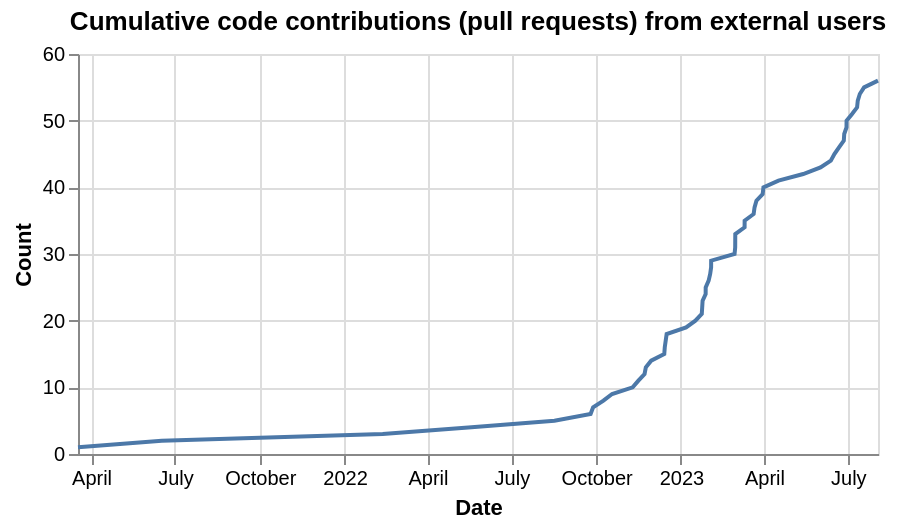

Write the Vega-Lite specification saved for this chart.
### Vega-Lite specification from a JSON file in a GitHub repository (floating-point values rounded to 4 significant figures)
{"config": {"view": {"continuousWidth": 400, "continuousHeight": 300}}, "data": {"name": "data-00a52b5a1e50c863a0c514b37624a095"}, "mark": "line", "encoding": {"x": {"axis": {"title": "Date"}, "field": "interaction_createdAt", "type": "temporal"}, "y": {"axis": {"title": "Count"}, "field": "cumulative_count", "type": "quantitative"}}, "height": 200, "title": "Cumulative code contributions (pull requests) from external users", "transform": [{"window": [{"op": "count", "as": "cumulative_count"}], "sort": [{"field": "interaction_createdAt"}]}], "$schema": "https://vega.github.io/schema/vega-lite/v4.17.0.json", "datasets": {"data-00a52b5a1e50c863a0c514b37624a095": [{"interaction_createdAt": "2021-03-17T20:21:39+00:00"}, {"interaction_createdAt": "2021-06-16T18:28:24+00:00"}, {"interaction_createdAt": "2022-02-11T09:53:46+00:00"}, {"interaction_createdAt": "2022-05-18T18:04:27+00:00"}, {"interaction_createdAt": "2022-08-16T17:37:01+00:00"}, {"interaction_createdAt": "2022-09-24T22:36:24+00:00"}, {"interaction_createdAt": "2022-09-27T16:19:28+00:00"}, {"interaction_createdAt": "2022-10-08T21:21:56+00:00"}, {"interaction_createdAt": "2022-10-18T06:43:35+00:00"}, {"interaction_createdAt": "2022-11-09T14:34:37+00:00"}, {"interaction_createdAt": "2022-11-15T19:00:46+00:00"}, {"interaction_createdAt": "2022-11-22T11:34:32+00:00"}, {"interaction_createdAt": "2022-11-23T20:58:35+00:00"}, {"interaction_createdAt": "2022-11-29T16:09:16+00:00"}, {"interaction_createdAt": "2022-12-13T21:07:40+00:00"}, {"interaction_createdAt": "2022-12-14T10:04:50+00:00"}, {"interaction_createdAt": "2022-12-15T09:47:26+00:00"}, {"interaction_createdAt": "2022-12-16T11:00:11+00:00"}, {"interaction_createdAt": "2023-01-06T13:22:22+00:00"}, {"interaction_createdAt": "2023-01-16T15:16:03+00:00"}, {"interaction_createdAt": "2023-01-23T13:33:49+00:00"}, {"interaction_createdAt": "2023-01-24T00:37:28+00:00"}, {"interaction_createdAt": "2023-01-24T11:08:39+00:00"}, {"interaction_createdAt": "2023-01-27T18:18:48+00:00"}, {"interaction_createdAt": "2023-01-27T19:22:02+00:00"}, {"interaction_createdAt": "2023-01-31T00:10:12+00:00"}, {"interaction_createdAt": "2023-02-01T16:20:17+00:00"}, {"interaction_createdAt": "2023-02-02T16:50:51+00:00"}, {"interaction_createdAt": "2023-02-02T17:44:38+00:00"}, {"interaction_createdAt": "2023-02-28T03:09:35+00:00"}, {"interaction_createdAt": "2023-02-28T19:36:22+00:00"}, {"interaction_createdAt": "2023-02-28T20:36:45+00:00"}, {"interaction_createdAt": "2023-02-28T21:53:12+00:00"}, {"interaction_createdAt": "2023-03-11T00:40:26+00:00"}, {"interaction_createdAt": "2023-03-11T01:15:45+00:00"}, {"interaction_createdAt": "2023-03-20T20:08:04+00:00"}, {"interaction_createdAt": "2023-03-21T19:31:14+00:00"}, {"interaction_createdAt": "2023-03-23T20:40:50+00:00"}, {"interaction_createdAt": "2023-03-30T15:01:06+00:00"}, {"interaction_createdAt": "2023-03-31T11:09:10+00:00"}, {"interaction_createdAt": "2023-04-16T18:35:44+00:00"}, {"interaction_createdAt": "2023-05-13T14:34:00+00:00"}, {"interaction_createdAt": "2023-06-01T09:11:14+00:00"}, {"interaction_createdAt": "2023-06-12T13:21:26+00:00"}, {"interaction_createdAt": "2023-06-16T10:22:26+00:00"}, {"interaction_createdAt": "2023-06-21T10:59:21+00:00"}, {"interaction_createdAt": "2023-06-26T15:51:51+00:00"}, {"interaction_createdAt": "2023-06-27T02:27:42+00:00"}, {"interaction_createdAt": "2023-06-29T14:07:25+00:00"}, {"interaction_createdAt": "2023-06-29T15:18:11+00:00"}, {"interaction_createdAt": "2023-07-05T14:25:21+00:00"}, {"interaction_createdAt": "2023-07-11T01:25:44+00:00"}, {"interaction_createdAt": "2023-07-11T19:04:05+00:00"}, {"interaction_createdAt": "2023-07-14T00:24:37+00:00"}, {"interaction_createdAt": "2023-07-18T15:34:23+00:00"}, {"interaction_createdAt": "2023-08-02T17:48:52+00:00"}]}}
